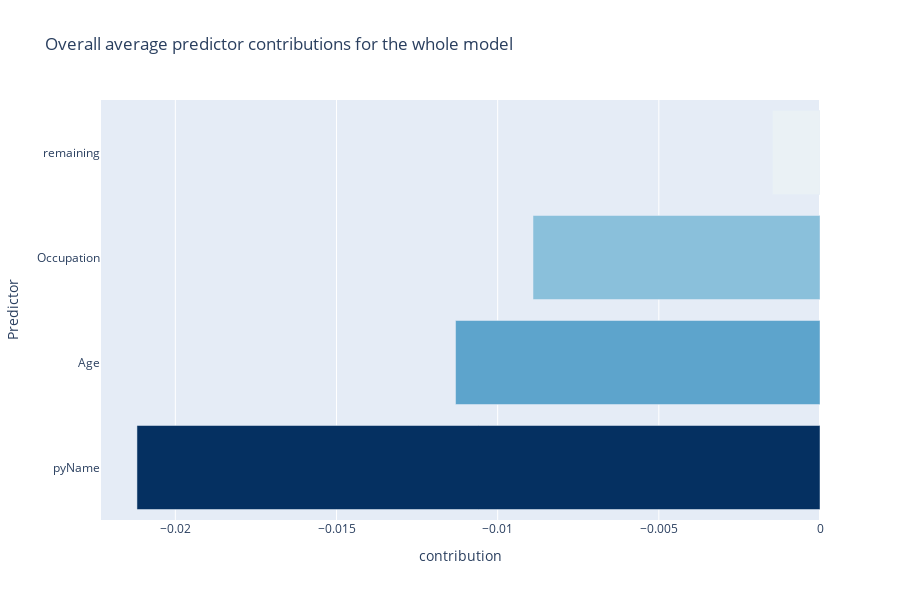
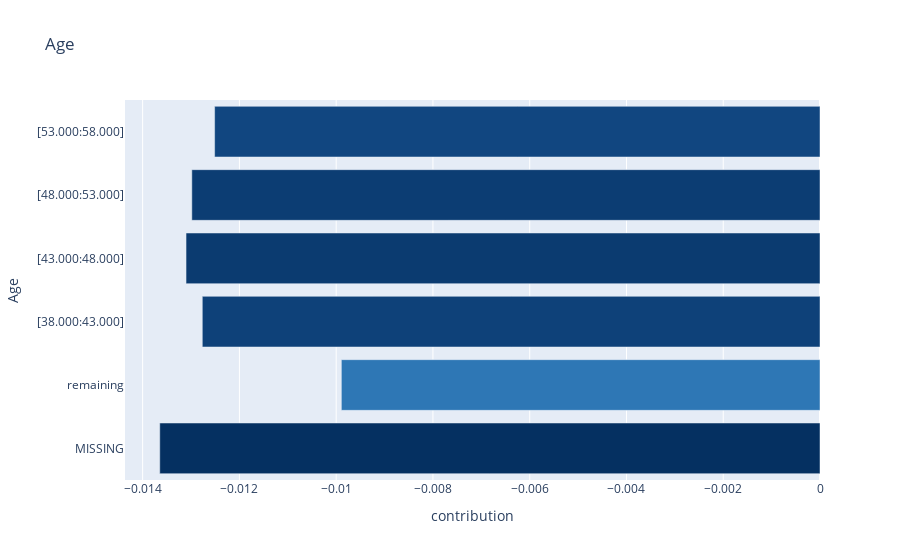
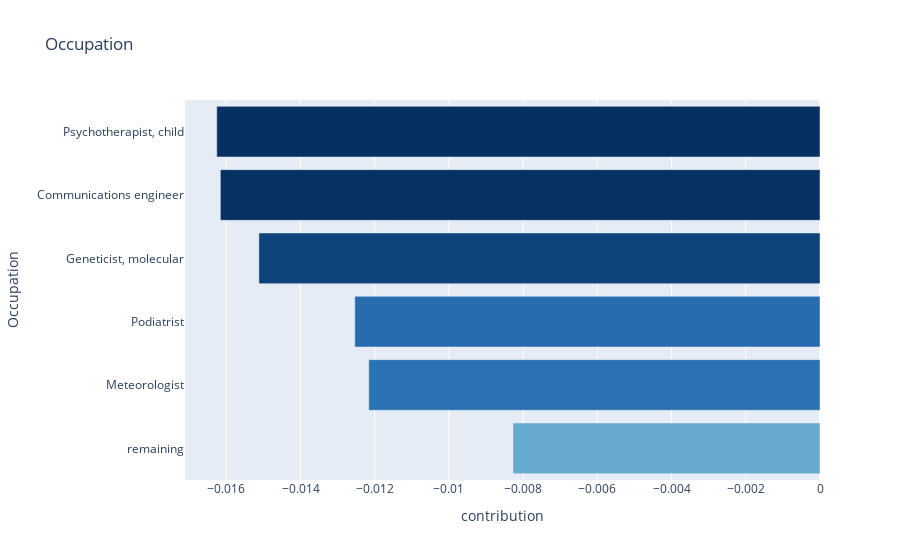
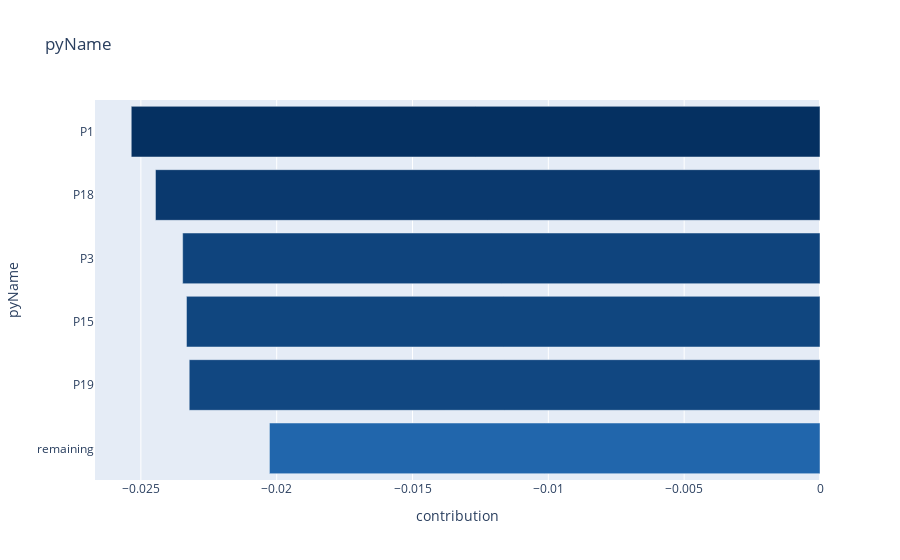

The code cell stored with these charts, in order, in its notebook:
### Markdown cell above
### Explanations for overall model

Call `explanations.plot.contributions()` without selecting any context from the interactive context picker. This will result in plots which aggregate the data over all contexts.

parameters:
- `top_n`: Number of top predictors to plot.
- `top_k`: Number of top predictor values for symbolic predictors to plot.
- `remaining`: If `True`, the remaining predictors will be plotted as a single bar.
- `missing`: If `True`, the missing values will be plotted as a separate bar.
- `descending`: If `True`, the predictors will be sorted in descending order of their contributions. i.e least contributing predictors will be plotted first.
- `contribution_calculation`: Method to calculate contributions. Some options are `contribution`, `contribution_abs`, `contribution_weighted`. Default is `contribution` which is the average contributions to predictions.

### Code cell
explanations.plot.contributions(top_n=3, top_k=5)

### Figure 1 — Plotly figure (JSON) as saved in the notebook; plotly's stock layout.template omitted (floating-point values rounded to 4 significant figures)
{"data": [{"marker": {"cmid": 0, "color": [-0.02119, -0.01131, -0.008904, -0.001474], "colorscale": [[0, "rgb(5,48,97)"], [0.1, "rgb(33,102,172)"], [0.2, "rgb(67,147,195)"], [0.3, "rgb(146,197,222)"], [0.4, "rgb(209,229,240)"], [0.5, "rgb(247,247,247)"], [0.6, "rgb(253,219,199)"], [0.7, "rgb(244,165,130)"], [0.8, "rgb(214,96,77)"], [0.9, "rgb(178,24,43)"], [1, "rgb(103,0,31)"]]}, "orientation": "h", "type": "bar", "x": [-0.02119, -0.01131, -0.008904, -0.001474], "y": ["pyName", "Age", "Occupation", "remaining"]}], "layout": {"height": 600, "title": {"text": "Overall average predictor contributions for the whole model"}, "xaxis": {"title": {"text": "contribution"}}, "yaxis": {"title": {"text": "Predictor"}}}}

### Figure 2 — Plotly figure (JSON) as saved in the notebook; plotly's stock layout.template omitted (floating-point values rounded to 4 significant figures)
{"data": [{"customdata": ["NUMERIC"], "hovertemplate": "Value: %{y}<br>PredictorType: %{customdata[0]}<extra></extra>", "marker": {"cmid": 0, "color": [-0.01365, -0.009893, -0.01277, -0.0131, -0.01298, -0.01251], "colorscale": [[0, "rgb(5,48,97)"], [0.1, "rgb(33,102,172)"], [0.2, "rgb(67,147,195)"], [0.3, "rgb(146,197,222)"], [0.4, "rgb(209,229,240)"], [0.5, "rgb(247,247,247)"], [0.6, "rgb(253,219,199)"], [0.7, "rgb(244,165,130)"], [0.8, "rgb(214,96,77)"], [0.9, "rgb(178,24,43)"], [1, "rgb(103,0,31)"]]}, "orientation": "h", "type": "bar", "x": [-0.01365, -0.009893, -0.01277, -0.0131, -0.01298, -0.01251], "y": ["MISSING", "remaining", "[38.000:43.000]", "[43.000:48.000]", "[48.000:53.000]", "[53.000:58.000]"]}], "layout": {"title": {"text": "Age"}, "xaxis": {"title": {"text": "contribution"}}, "yaxis": {"title": {"text": "Age"}}}}

### Figure 3 — Plotly figure (JSON) as saved in the notebook; plotly's stock layout.template omitted (floating-point values rounded to 4 significant figures)
{"data": [{"customdata": ["SYMBOLIC"], "hovertemplate": "Value: %{y}<br>PredictorType: %{customdata[0]}<extra></extra>", "marker": {"cmid": 0, "color": [-0.008274, -0.01216, -0.01254, -0.01512, -0.01616, -0.01626], "colorscale": [[0, "rgb(5,48,97)"], [0.1, "rgb(33,102,172)"], [0.2, "rgb(67,147,195)"], [0.3, "rgb(146,197,222)"], [0.4, "rgb(209,229,240)"], [0.5, "rgb(247,247,247)"], [0.6, "rgb(253,219,199)"], [0.7, "rgb(244,165,130)"], [0.8, "rgb(214,96,77)"], [0.9, "rgb(178,24,43)"], [1, "rgb(103,0,31)"]]}, "orientation": "h", "type": "bar", "x": [-0.008274, -0.01216, -0.01254, -0.01512, -0.01616, -0.01626], "y": ["remaining", "Meteorologist", "Podiatrist", "Geneticist, molecular", "Communications engineer", "Psychotherapist, child"]}], "layout": {"title": {"text": "Occupation"}, "xaxis": {"title": {"text": "contribution"}}, "yaxis": {"title": {"text": "Occupation"}}}}

### Figure 4 — Plotly figure (JSON) as saved in the notebook; plotly's stock layout.template omitted (floating-point values rounded to 4 significant figures)
{"data": [{"customdata": ["SYMBOLIC"], "hovertemplate": "Value: %{y}<br>PredictorType: %{customdata[0]}<extra></extra>", "marker": {"cmid": 0, "color": [-0.02027, -0.02322, -0.02332, -0.02346, -0.02446, -0.02535], "colorscale": [[0, "rgb(5,48,97)"], [0.1, "rgb(33,102,172)"], [0.2, "rgb(67,147,195)"], [0.3, "rgb(146,197,222)"], [0.4, "rgb(209,229,240)"], [0.5, "rgb(247,247,247)"], [0.6, "rgb(253,219,199)"], [0.7, "rgb(244,165,130)"], [0.8, "rgb(214,96,77)"], [0.9, "rgb(178,24,43)"], [1, "rgb(103,0,31)"]]}, "orientation": "h", "type": "bar", "x": [-0.02027, -0.02322, -0.02332, -0.02346, -0.02446, -0.02535], "y": ["remaining", "P19", "P15", "P3", "P18", "P1"]}], "layout": {"title": {"text": "pyName"}, "xaxis": {"title": {"text": "contribution"}}, "yaxis": {"title": {"text": "pyName"}}}}
